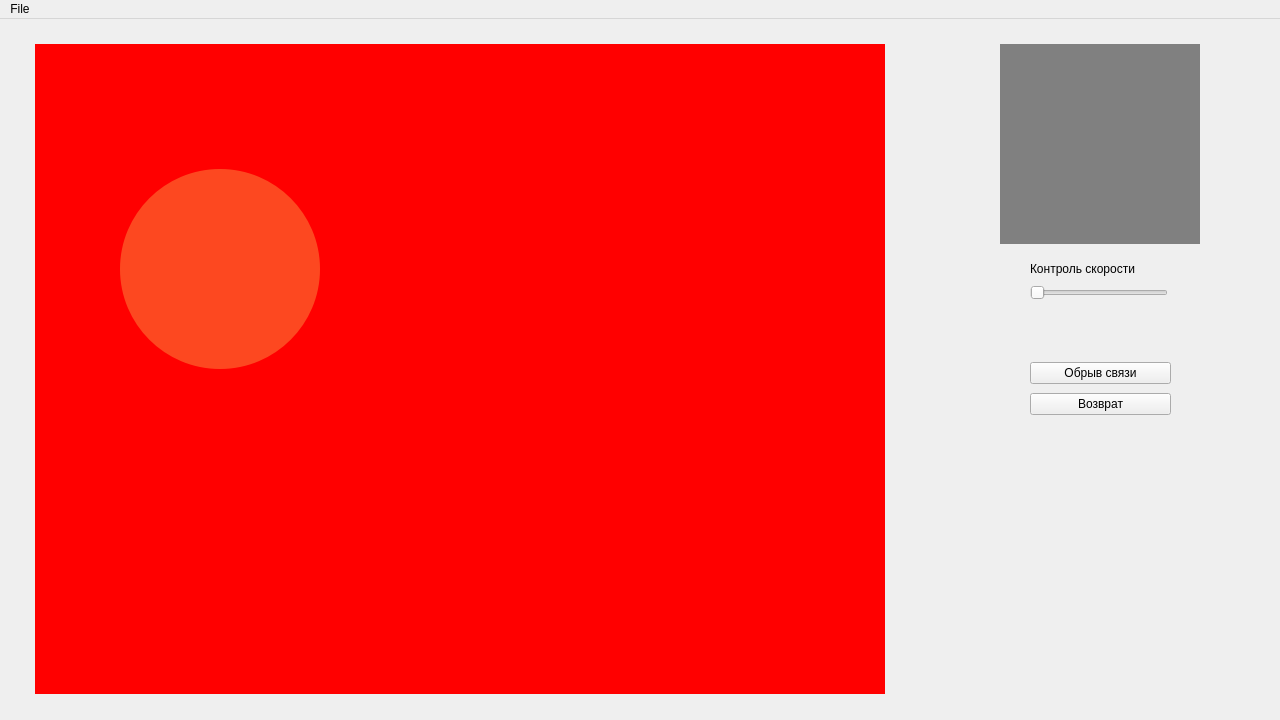
<?xml version="1.0" encoding="UTF-8"?>
<ui version="4.0">
 <class>MainWindow</class>
 <widget class="QMainWindow" name="MainWindow">
  <property name="geometry">
   <rect>
    <x>0</x>
    <y>0</y>
    <width>1280</width>
    <height>720</height>
   </rect>
  </property>
  <property name="windowTitle">
   <string>MainWindow</string>
  </property>
  <property name="styleSheet">
   <string notr="true">#map{
	background-color: red;
}

#camera{
	background-color: gray;
}

#radius_connection{
	background-color: rgba(249, 240, 107, 0.3);
	border-radius: 100px;
}</string>
  </property>
  <widget class="QWidget" name="centralwidget">
   <widget class="QLabel" name="map">
    <property name="geometry">
     <rect>
      <x>35</x>
      <y>25</y>
      <width>850</width>
      <height>650</height>
     </rect>
    </property>
    <property name="text">
     <string/>
    </property>
   </widget>
   <widget class="QLabel" name="camera">
    <property name="geometry">
     <rect>
      <x>1000</x>
      <y>25</y>
      <width>200</width>
      <height>200</height>
     </rect>
    </property>
    <property name="text">
     <string/>
    </property>
   </widget>
   <widget class="QLabel" name="dron">
    <property name="geometry">
     <rect>
      <x>120</x>
      <y>120</y>
      <width>100</width>
      <height>100</height>
     </rect>
    </property>
    <property name="text">
     <string/>
    </property>
   </widget>
   <widget class="QLabel" name="radius_connection">
    <property name="geometry">
     <rect>
      <x>120</x>
      <y>150</y>
      <width>200</width>
      <height>200</height>
     </rect>
    </property>
    <property name="text">
     <string/>
    </property>
   </widget>
   <widget class="QWidget" name="layoutWidget">
    <property name="geometry">
     <rect>
      <x>1030</x>
      <y>240</y>
      <width>138</width>
      <height>41</height>
     </rect>
    </property>
    <layout class="QVBoxLayout" name="verticalLayout">
     <item>
      <widget class="QLabel" name="control_speed">
       <property name="text">
        <string>Контроль скорости</string>
       </property>
      </widget>
     </item>
     <item>
      <widget class="QSlider" name="speed_limiter">
       <property name="minimum">
        <number>1</number>
       </property>
       <property name="maximum">
        <number>10</number>
       </property>
       <property name="orientation">
        <enum>Qt::Horizontal</enum>
       </property>
       <property name="invertedAppearance">
        <bool>false</bool>
       </property>
       <property name="invertedControls">
        <bool>false</bool>
       </property>
      </widget>
     </item>
    </layout>
   </widget>
   <widget class="QWidget" name="layoutWidget">
    <property name="geometry">
     <rect>
      <x>1030</x>
      <y>340</y>
      <width>141</width>
      <height>60</height>
     </rect>
    </property>
    <layout class="QVBoxLayout" name="verticalLayout_2">
     <item>
      <widget class="QPushButton" name="pushButton">
       <property name="text">
        <string>Обрыв связи</string>
       </property>
      </widget>
     </item>
     <item>
      <widget class="QPushButton" name="pushButton_2">
       <property name="text">
        <string>Возврат</string>
       </property>
      </widget>
     </item>
    </layout>
   </widget>
   <widget class="QWidget" name="layoutWidget">
    <property name="geometry">
     <rect>
      <x>1030</x>
      <y>290</y>
      <width>141</width>
      <height>41</height>
     </rect>
    </property>
    <layout class="QVBoxLayout" name="verticalLayout_3">
     <item>
      <widget class="QLabel" name="error">
       <property name="text">
        <string/>
       </property>
      </widget>
     </item>
    </layout>
   </widget>
  </widget>
  <widget class="QMenuBar" name="menubar">
   <property name="geometry">
    <rect>
     <x>0</x>
     <y>0</y>
     <width>1280</width>
     <height>23</height>
    </rect>
   </property>
   <widget class="QMenu" name="menuFile">
    <property name="title">
     <string>File</string>
    </property>
    <addaction name="action_background"/>
    <addaction name="action_exit"/>
   </widget>
   <addaction name="menuFile"/>
  </widget>
  <action name="action_background">
   <property name="text">
    <string>Change image for map</string>
   </property>
  </action>
  <action name="action_exit">
   <property name="text">
    <string>Exit</string>
   </property>
   <property name="shortcut">
    <string>Ctrl+Q</string>
   </property>
  </action>
 </widget>
 <resources/>
 <connections/>
</ui>
